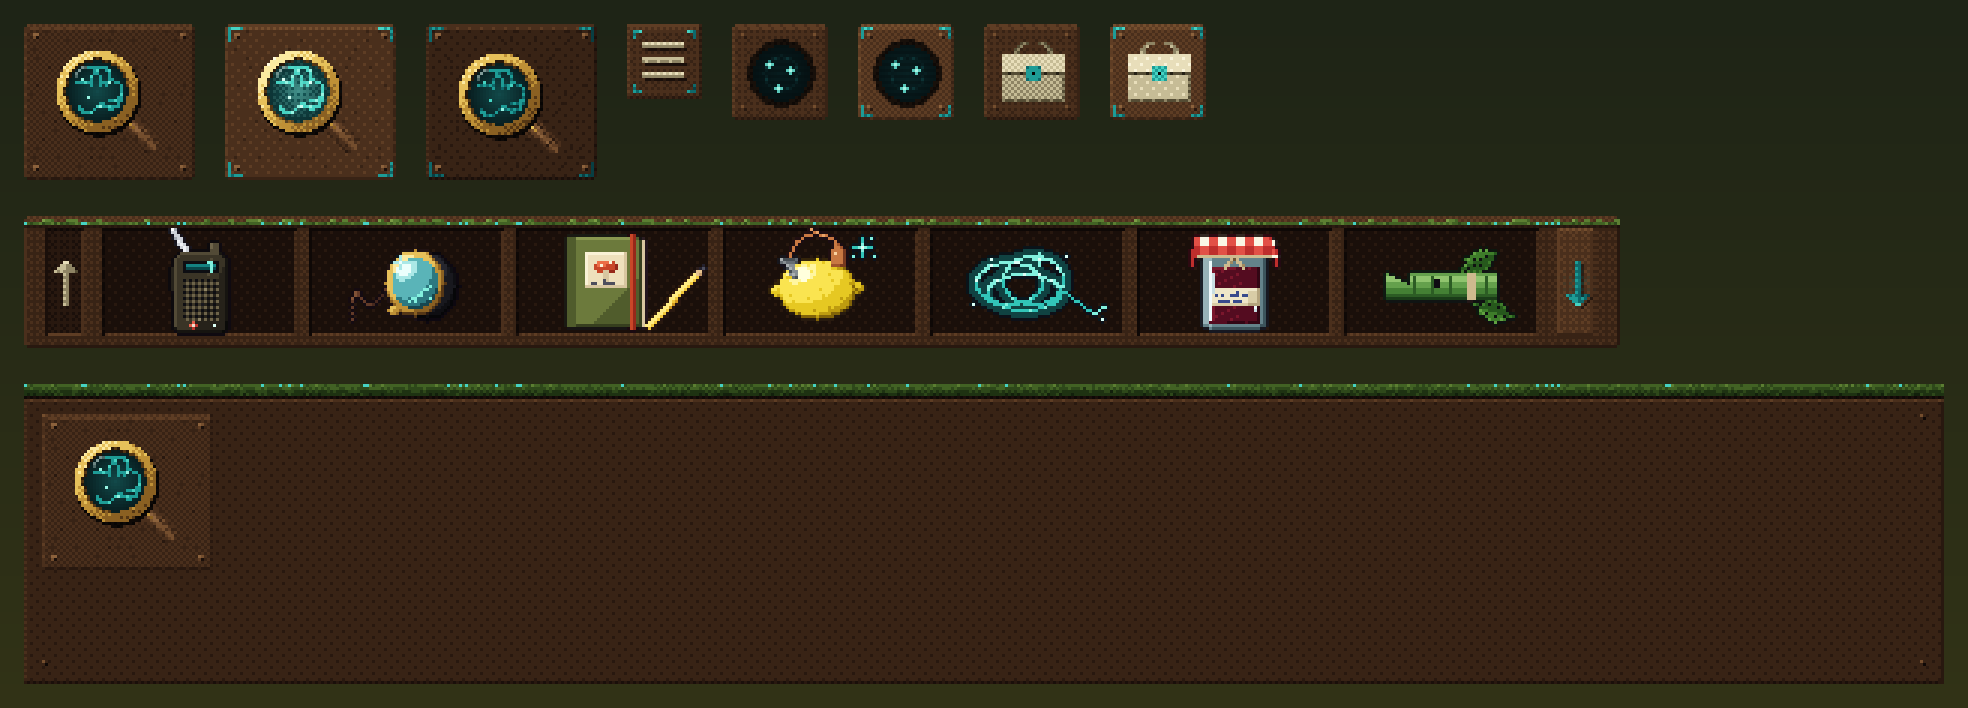

Generate this figure with Python:
#!/usr/bin/env python3
"""
L'Última Arrel — làmina de revisió del HUD (adapters/benne/tools/hd640/hud.py), ×3, sense tocar el projecte Benne.

A dalt, el botó de la pista (la lupa: normal, hover i pressed) i els altres botons (menú, punts, bossa) damunt
d'un tros de bosc fosc; a sota, la safata de l'inventari amb unes quantes icones i el tauler de la franja.
Ús: python3 hud.py  →  hud.png
"""
import sys
from pathlib import Path

from PIL import Image, ImageDraw

HERE = Path(__file__).resolve().parent
TOOLS = HERE.parents[1] / 'adapters/benne/tools'
sys.path.insert(0, str(TOOLS))
sys.path.insert(0, str(TOOLS / 'hd640'))
from pixels import nearest  # noqa: E402
import hud as H  # noqa: E402
from hd640 import items  # noqa: E402

S = 3


def main():
    cw, ch = H.vg.CANVIA[2], H.CANVIA_H
    mx, my, ms = H.vg.MENU
    peces = [H.lupa_boto(cw, ch), H.lupa_boto(cw, ch, hover=True), H.lupa_boto(cw, ch, pressed=True),
             H.crop_bar(H.vg.menu_button, mx, my, ms, ms), H.boto(H.punts_icon), H.boto(H.punts_icon, hover=True),
             H.boto(H.bossa_icon), H.boto(H.bossa_icon, hover=True)]
    safata = H.safata()
    tauler = H.tauler()
    W = max(tauler.width, safata.width) + 16
    Ht = 8 + ch + 12 + safata.height + 12 + tauler.height + 8
    out = Image.new('RGBA', (W, Ht), (34, 40, 26, 255))
    d = ImageDraw.Draw(out)
    for y in range(Ht):                                       # un fons de bosc, fosc i càlid
        d.line([(0, y), (W, y)], fill=(30 + y // 12, 36 + y // 16, 22))
    x = 8
    for p in peces:
        out.alpha_composite(p, (x, 8))
        x += p.width + 10
    y = 8 + ch + 12
    out.alpha_composite(safata, (8, y))
    fx0, slots_x, fx1, top = H.safata_xy()
    sx, sy = H.SAFATA[0], H.SAFATA[1]
    for i, iid in enumerate(['walkie', 'lupa', 'llibreta', 'pila_llimona', 'fil_saba', 'pot_melmelada', 'xiulet']):
        out.alpha_composite(items.render(iid), (8 + slots_x - sx + i * (H.SLOT_W + H.GAP), y + top - sy))
    out.alpha_composite(H.fletxa(True, False), (8 + fx0 - sx, y + top - sy))
    out.alpha_composite(H.fletxa(False, True), (8 + fx1 - sx, y + top - sy))
    y += safata.height + 12
    out.alpha_composite(tauler, (8, y))
    out.alpha_composite(H.lupa_boto(cw, ch), (8 + 6, y + 10))
    nearest(out, (W * S, Ht * S)).save(HERE / 'hud.png')
    print('hud.png', (W * S, Ht * S))


if __name__ == '__main__':
    main()
